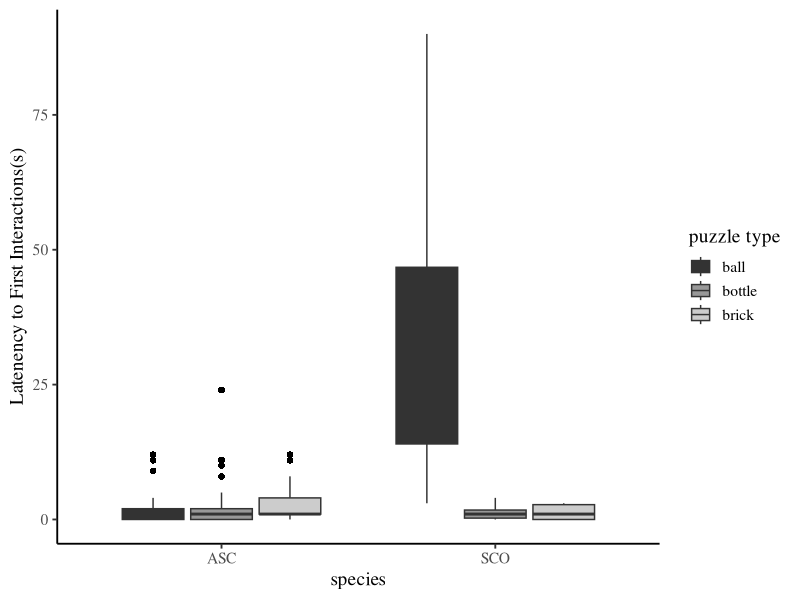

Write the R code that produced this figure.
## ---- chunk 1
library(ggplot2)
library(ggthemes)
library(patchwork)

Otter<- read.table(file="Puzzle_data.csv", header = TRUE, sep = ",")
head(Otter)

table(Otter$species)
Otter$species <- factor(Otter$species, labels=c("ASC", "SCO")) 

hope<- ggplot(data=Otter,
              aes(x=species, y=latency, fill= puzzle.type)) + geom_boxplot(outlier.color= "black", outlier.shape=16, outlier.size=2, notch=FALSE) +
  ylab("Latenency to First Interactions(s)")
hope + theme_classic(base_size=14, base_family="Times") + guides(fill=guide_legend(title="puzzle type")) +
                                                                   scale_fill_grey()
    
  

